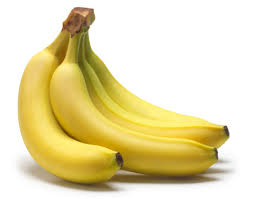
#> input picture cv/032.png, 254 x 199 px
$ python hsv5.py
#> lines starting #> are read from the running program, lines starting #| are printed output that depends on the picture; after the words box and inside, x2 and y2 are one past the last pixel; in counts of white or black regions, pixels touching at a corner belong together
import sys
import numpy as np
import cv2

frame = cv2.imread('032.png')
#> frame is the input picture: shape (199, 254, 3); mean B, G, R 174.6, 219.7, 231.1

hsv_frame = cv2.cvtColor(frame, cv2.COLOR_BGR2RGB)

# Every color except white & Green
low = np.array([195, 159, 28]) #  0, 42, 0 - white
high = np.array([244, 231, 94])
mask = cv2.inRange(hsv_frame, low, high)
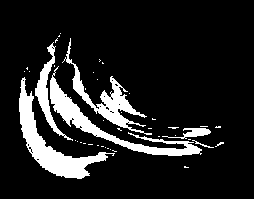
#> mask: shape (199, 254); 13.2% white; 43 white regions (37 under 20 px), largest, box (x1, y1, x2, y2) and area: (19, 77, 115, 179) 2193, (50, 66, 202, 156) 1942, (62, 38, 152, 135) 1411, (35, 42, 73, 141) 731, (162, 128, 211, 139) 221, (192, 140, 214, 148) 35
result = cv2.bitwise_and(frame, frame, mask=mask)
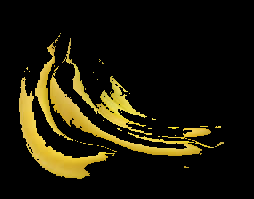
#> result: shape (199, 254, 3); mean B, G, R 8.5, 25.2, 29.2


# Banana Grade
low_yello = np.array([0, 80, 70]) # 8,159,195   223, 193, 62
high_yello = np.array([255, 255, 255])
#high_yello = np.array([230, 230, 250]) # 120,225,248  247, 222, 91
banana_mask = cv2.inRange(hsv_frame, low_yello, high_yello)
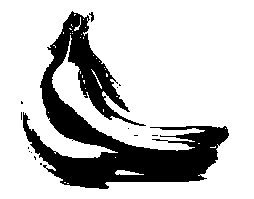
#> banana_mask: shape (199, 254); 77.1% white; 14 black regions (12 under 20 px), largest, box (x1, y1, x2, y2) and area: (23, 11, 229, 189) 11515, (89, 12, 94, 22) 26
banana = cv2.bitwise_and(frame, frame, mask=banana_mask)
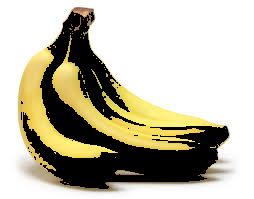
#> banana: shape (199, 254, 3); mean B, G, R 165.6, 185.7, 190.3


cv2.imshow('Image', frame)
cv2.imshow('Banana mask', banana)
cv2.imshow('Result', result)
cv2.waitKey(0)
cv2.destroyAllWindows()
